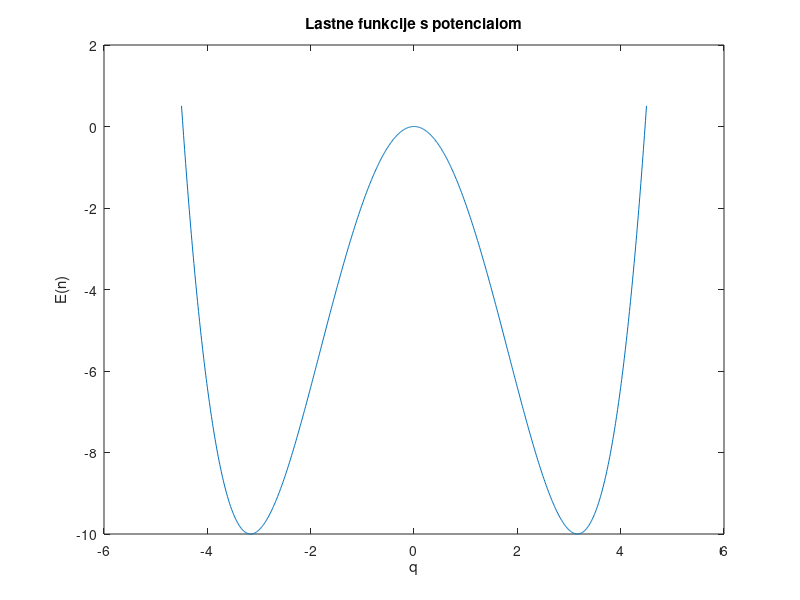

Write MATLAB code to recreate this figure.

n = 10;

%generacija operatorjev
h=(1/2):n;
H0 = diag(h);

q = 1:(n-1);
q = q+(q+1)+1;
q = sqrt(q);
q = (1/2)*q;

Q1 = diag(q, 1) + diag(q, -1);

q21 = 1:(n);
q21 = q21+(q21+1);
q21 = (1/2)*q21;

q22 = 1:(n-2);
q22 = (q22+1).*(q22+2);
q22 = sqrt(q22);
q22 = (1/2)*q22;

Q2 = diag(q21) + diag(q22, 2) + diag(q22, -2);

q41 = 1:(n);
q41 = (2*(q41.*q41) + (2*q41)+1);
q41 = (3/4)*q41;

q42 = 1:(n-2);
q42 =(sqrt((q42+1).*(q42+2))).*(2*q42+3);
q42 = (1/2)*q42;

q44 = 1:(n-4);
q44 = sqrt((q44+1).*(q44+2).*(q44+3).*(q44+4));
q44 = (1/4)*q44;

Q4 = diag(q41) + diag(q42, 2) + diag(q42, -2) + diag(q44, 4) + diag(q44, -4);

H = H0 - (5/2)*Q2 + (1/10)*(Q4)

%izracun referencnih matlabovih lastnih vrednosti
[R, D] = eig(H);
d = diag(D);
    
%lastne plot
q = -4.5 : 0.01 : 4.5;
v2 = -2*(q.^2) + (q.^4)/10;
[k, l] = size(q);

lastna = zeros(10, l);
for i=1:l
    for j=1:10
        lastna(j, i) = d(j); 
    end
end
vektorji = zeros(10, n);


% for i=0:9
%    for j=0:99
%        if R(i+1,j+1) > 0.0001
%             a = (exp(-q.^2/2));
%             b = hermiteH(j, q);
%             lastna(i+1,:) = lastna(i+1,:)+(R(i+1,j+1)*(((2^j)*factorial(j)*sqrt(pi))^(-1/2))*a.*b);
%             vektorji(i+1, j+1) = R(i+1,j+1);
%        end
%    end 
%    plot(q, lastna(i+1,:)); hold on;
% end    

plot(q, v2);
title('Lastne funkcije s potencialom');
xlabel('q');
ylabel('E(n)');



